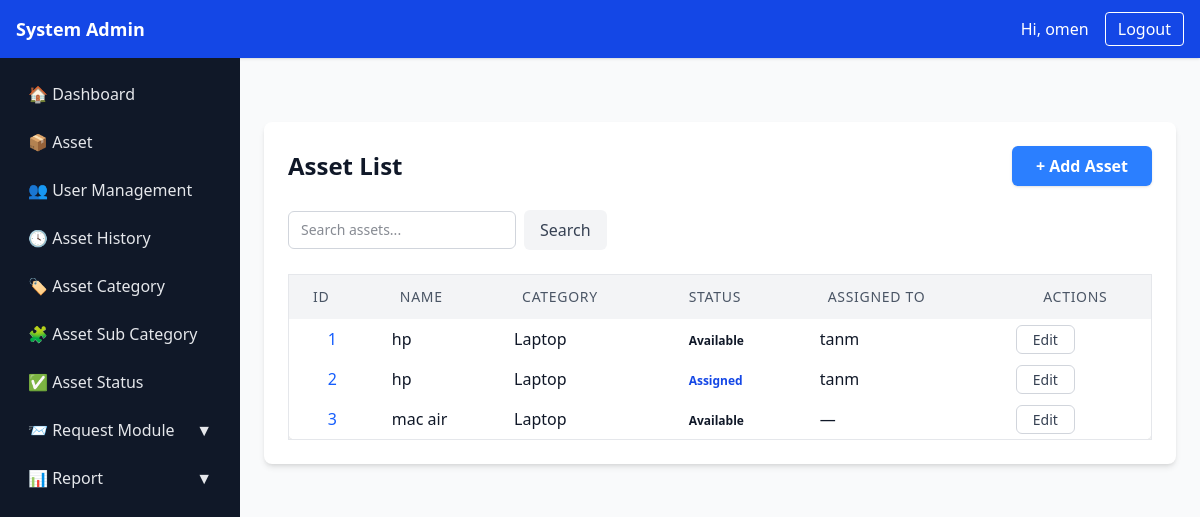
The app's page /assets/ (signed in) with its own data.
### asset1/models.py (models this page shows, shortened)
class Asset(models.Model):
    STATUS_AVAILABLE = "available"
    STATUS_ASSIGNED = "assigned"
    STATUS_MAINTENANCE = "maintenance"
    STATUS_LOST = "lost"
    STATUS_RETIRED = "retired"
    STATUS_CHOICES = [
        (STATUS_AVAILABLE, "Available"),
        (STATUS_ASSIGNED, "Assigned"),
        (STATUS_MAINTENANCE, "Maintenance"),
        (STATUS_LOST, "Lost"),
        (STATUS_RETIRED, "Retired"),
    ]
    uuid = models.UUIDField(default=uuid.uuid4, editable=False, unique=True)
    name = models.CharField(max_length=200)
    category = models.ForeignKey(Category, on_delete=models.PROTECT, related_name="assets")
    serial_number = models.CharField(max_length=200, blank=True, null=True, unique=True)
    description = models.TextField(blank=True)
    location = models.ForeignKey(Location, on_delete=models.SET_NULL, null=True, blank=True)
    status = models.CharField(max_length=32, choices=STATUS_CHOICES, default=STATUS_AVAILABLE)
    assigned_to = models.ForeignKey(settings.AUTH_USER_MODEL, null=True, blank=True,
                                    on_delete=models.SET_NULL, related_name="assigned_assets")
    acquired_date = models.DateField(null=True, blank=True)
    purchase_price = models.DecimalField(max_digits=12, decimal_places=2, null=True, blank=True)
    is_active = models.BooleanField(default=True)
    created_at = models.DateTimeField(auto_now_add=True)
    updated_at = models.DateTimeField(auto_now=True)

class Category(models.Model):
    name = models.CharField(max_length=120, unique=True)
    description = models.TextField(blank=True)
    created_at = models.DateTimeField(default=timezone.now)
    def __str__(self):
        return self.name

### asset1/views.py (the view)
# urls.py: path('assets/', views.asset_list, name='asset_list'),
@login_required
def asset_list(request):
    find_asset = request.GET.get("find_asset","")
    assets = Asset.objects.select_related("assigned_to", "category").filter(
        Q(name__icontains=find_asset)
        | Q(category__name__icontains=find_asset)
        | Q(status__icontains=find_asset)
        | Q(id__icontains=find_asset
    ))
    paginator = Paginator(assets, 10)
    page_number = request.GET.get("page")
    page_obj = paginator.get_page(page_number)
    context = {
        "object_list": page_obj,
        "is_paginated": page_obj.has_other_pages(),
        "page_obj": page_obj,
        "search_query": find_asset or "",
    }
    return render(request, "asset1/asset_list.html", context)

### asset1/templates/asset1/asset_list.html (shortened to what this page needs)
{% extends "asset1/sidebar.html" %} {% block page_content %}
<div class="max-w-6xl mx-auto mt-10 p-6 bg-white rounded-lg shadow-md">
  <div class="flex justify-between items-center mb-6">
    <h2 class="text-2xl font-bold">Asset List</h2>
    <a
      href="{% url 'asset1:asset-create' %}"
      class="px-6 py-2 bg-blue-500 text-white font-semibold rounded-md shadow hover:bg-blue-700 transition-colors duration-200"
    >
      + Add Asset
    </a>
  </div>
  <form method="get" class="flex items-center gap-2 mb-6">
    <input
      type="text"
      name="find_asset"
      placeholder="Search assets..."
      value="{{ request.GET.find_asset }}"
      class="w-64 border border-gray-300 rounded-md px-3 py-2 text-sm focus:outline-none focus:ring-2 focus:ring-blue-500 focus:border-blue-500"
    />
    <button
      type="submit"
      class="px-4 py-2 bg-gray-100 text-gray-700 font-medium rounded-md hover:bg-gray-200 transition-colors duration-200"
    >
      Search
    </button>
  </form>
  <div class="overflow-x-auto">
    <table
      class="min-w-full bg-white border border-gray-200 rounded-lg shadow-md"
    >
      <thead class="bg-gray-100">
        <tr>
          <th
            class="px-6 py-3 text-left text-sm font-medium text-gray-600 uppercase tracking-wider"
          >
            ID
          </th>
          <th
            class="px-6 py-3 text-left text-sm font-medium text-gray-600 uppercase tracking-wider"
          >
            Name
          </th>
          <th
            class="px-6 py-3 text-left text-sm font-medium text-gray-600 uppercase tracking-wider"
          >
            Category
          </th>
          <th
            class="px-6 py-3 text-left text-sm font-medium text-gray-600 uppercase tracking-wider"
          >
            Status
          </th>
          <th
            class="px-6 py-3 text-left text-sm font-medium text-gray-600 uppercase tracking-wider"
          >
            Assigned To
          </th>
          <th
            class="px-6 py-3 text-right text-sm font-medium text-gray-600 uppercase tracking-wider"
          >
            Actions
          </th>
        </tr>
      </thead>
      <tbody>
        {% for asset in object_list %}
        <tr class="hover:bg-gray-50">
          <td class="px-4 py-2 border-gray-100 text-center">
            <a
              href="{% url 'asset1:asset-detail' asset.id %}"
              class="text-blue-600 hover:underline"
            >
              {{ asset.id }}
            </a>
          </td>
          <td class="px-4 py-2 border-gray-100">{{ asset.name }}</td>
          <td class="px-4 py-2 border-gray-100">{{ asset.category }}</td>
          <td class="px-4 py-2 border-gray-100">
            <span
              class="px-2 py-1 text-xs font-semibold rounded-full {% if asset.status == 'available' %} bg-green-100 text-green-700 {% elif asset.status == 'assigned' %} bg-blue-100 text-blue-700 {% elif asset.status == 'maintenance' %} bg-yellow-100 text-yellow-700 {% else %} bg-gray-100 text-gray-600 {% endif %}"
            >
              {{ asset.get_status_display }}
            </span>
          </td>
          <td class="px-4 py-2 border-gray-100">
            {{ asset.assigned_to|default:"—" }}
          </td>
          <td class="px-4 py-2 border-gray-100 text-right">
            <a
              href="{% url 'asset1:asset-update' asset.id %}"
              class="px-4 py-1 text-sm text-gray-700 border border-gray-300 rounded-md hover:bg-gray-100 transition"
            >
              Edit
            </a>
          </td>
        </tr>
        {% empty %}
        <tr>
          <td colspan="6" class="text-center px-4 py-6 text-gray-500">
            No assets found.
          </td>
        </tr>
        {% endfor %}
      </tbody>
    </table>
  </div>
</div>
{% endblock %}

### asset1/templates/asset1/sidebar.html (shortened to what this page needs)
{% extends "asset1/base.html" %} {% block navbar %}
<nav class="bg-blue-700 text-white shadow ml-72">
  <div class="max-w-7xl mx-auto px-4 py-3 flex justify-between items-center">
    <h3 class="text-lg font-semibold">System Admin</h3>
    <div class="flex items-center space-x-4">
      <span>Hi, {{ user.get_username }}</span>
      <form method="post" action="{% url 'asset1:logout' %}">
        <button
          type="submit"
          class="px-3 py-1 border border-white rounded hover:bg-white hover:text-blue-700 transition"
        >
          Logout
        </button>
      </form>
    </div>
  </div>
</nav>
{% endblock %} {% block content %}
<div class="flex min-h-screen">
  <aside class="w-60 bg-gray-900 text-gray-200 p-4 space-y-2">
    <a
      href="{% url 'asset1:dashboard' %}"
      class="block px-3 py-2 rounded hover:bg-gray-800"
      >🏠 Dashboard</a
    >
    <a
      href="{% url 'asset1:asset_list' %}"
      class="block px-3 py-2 rounded hover:bg-gray-800"
      >📦 Asset</a
    >
    <a
      href="{% url 'asset1:employee_list' %}"
      class="block px-3 py-2 rounded hover:bg-gray-800"
      >👥 User Management</a
    >
    <a
      href="{% url 'asset1:asset_history' %}"
      class="block px-3 py-2 rounded hover:bg-gray-800"
      >🕓 Asset History</a
    >
    <a
      href="{% url 'asset1:asset_category' %}"
      class="block px-3 py-2 rounded hover:bg-gray-800"
      >🏷️ Asset Category</a
    >
    <a
      href="{% url 'asset1:subcategory_list' %}"
      class="block px-3 py-2 rounded hover:bg-gray-800"
      >🧩 Asset Sub Category</a
    >
    <a
      href="{% url 'asset1:asset_status' %}"
      class="block px-3 py-2 rounded hover:bg-gray-800"
      >✅ Asset Status</a
    >
    <details class="group">
      <summary
        class="cursor-pointer px-3 py-2 rounded hover:bg-gray-800 flex justify-between items-center"
      >
        <span>📨 Request Module</span>
        <span class="group-open:rotate-180 transition-transform">▼</span>
      </summary>
    </details>
    <details class="group">
      <summary
        class="cursor-pointer px-3 py-2 rounded hover:bg-gray-800 flex justify-between items-center"
      >
        <span>📊 Report</span>
        <span class="group-open:rotate-180 transition-transform">▼</span>
      </summary>
    </details>
  </aside>
  <main class="flex-1 p-6">
    {% block page_content %}{% endblock %}
  </main>
</div>
{% endblock %}

### records on screen
Asset: id "1", name "hp", category "Laptop", status "Available", assigned_to "tanm"
Asset: id "2", name "hp", category "Laptop", status "Assigned", assigned_to "tanm"
Asset: id "3", name "mac air", category "Laptop", status "Available", assigned_to "—"

### other values on screen
{{ user.get_username }} "omen"
